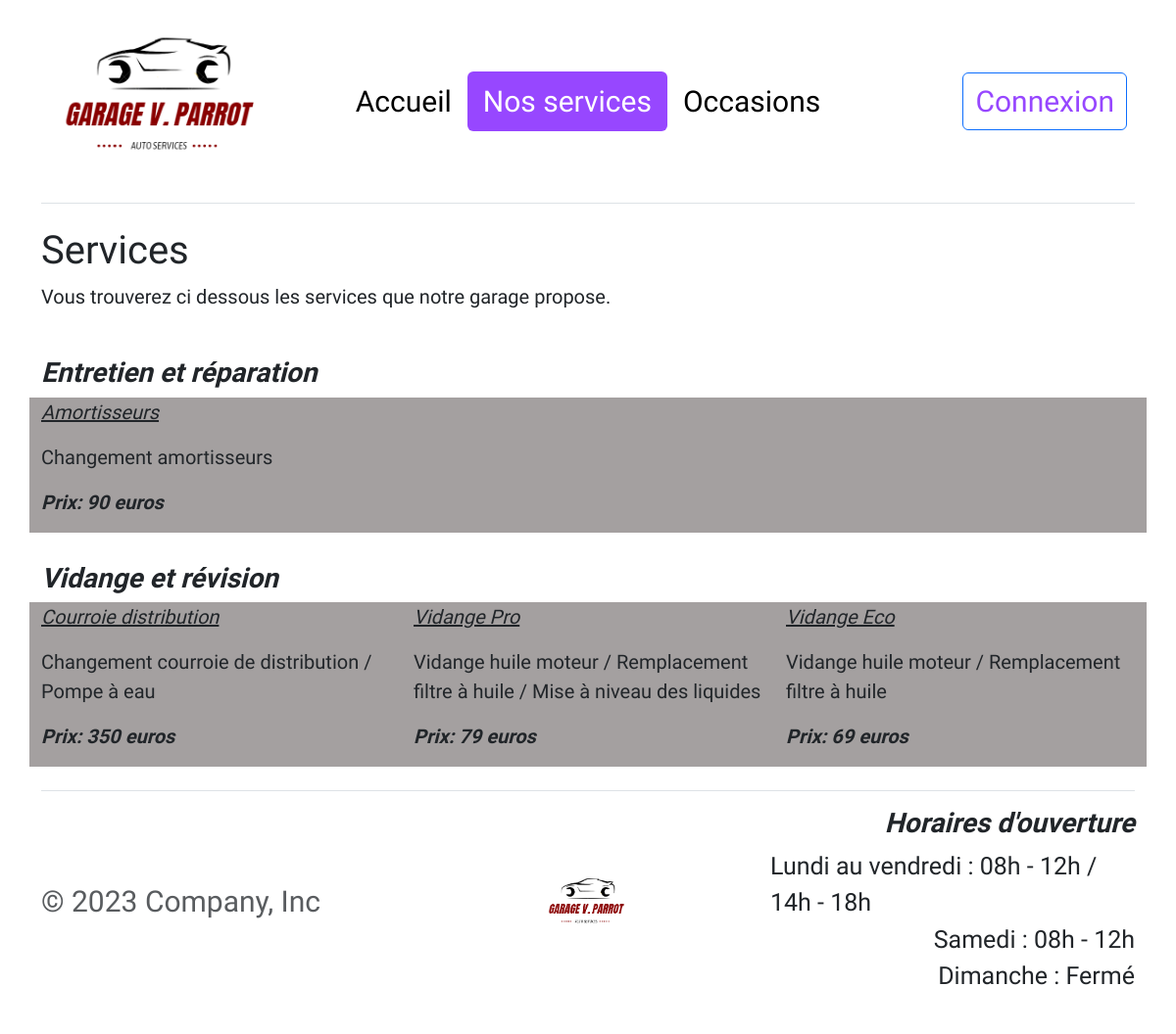
/services.php, run on the app's committed database.
### tables this page shows
CREATE TABLE `services` (
    id INT PRIMARY KEY NOT NULL AUTO_INCREMENT,
    category VARCHAR(255) NOT NULL,
    title VARCHAR(255) NOT NULL,
    description TEXT NOT NULL,
    price INT NOT NULL,
    id_users INT REFERENCES users(id)
);

### library/service.php (called while the page is built, shortened)
<?php
function getServices(PDO $pdo, int $limit = null, int $page = null ):array|bool
{
    $sql = "SELECT * FROM services ORDER BY id DESC";
    $query = $pdo->prepare($sql);
    $query->execute();
    $result = $query->fetchAll(PDO::FETCH_ASSOC);
    return $result;
}

### templates/service_partial.php (the view)
<div class="feature col font-color-service">
    <p class="title_service"><?=$service['title'];?></p>
    <p><?=$service['description'];?></p>
    <p class="price">Prix: <?=$service['price'];?> euros</p>
</div>

### services.php (shortened to what this page needs)
<?php
    require_once('templates/header.php');
    require_once('library/service.php');
    $services = getServices($pdo);
?>
<h1>Services</h1>
<p>Vous trouverez ci dessous les services que notre garage propose.</p>
<div class="row">
    <h3>Entretien et réparation</h3>
    <?php foreach ($services as $key => $service) {
        if ($service['category'] === 'Entretien et réparation') {
            include('templates/service_partial.php');
        } ?>
    <?php } ?>
</div>
<div class="row">
    <h3>Vidange et révision</h3>
    <?php foreach ($services as $key => $service) {
        if ($service['category'] === 'Vidange et révision') {
            include('templates/service_partial.php');
        } ?>
    <?php } ?>
</div>
<?php
    require_once('templates/footer.php');
?>

### assets/css/style.css (style rules this page uses)
body { font-family: 'Cookie', cursive; font-size: 20px; }
h3, h4, .price, .mark-model-car, .detail-car { font-weight: bold; }
.link_comment, h3, h5, .title, h4, .price, .title_service { font-style: italic; }
.title_service { text-decoration: underline; }
.font-color-service { background-color: #a4a0a0; }

### data on the page
services: title "Amortisseurs", description "Changement amortisseurs", price "90"
services: title "Courroie distribution", description "Changement courroie de distribution / Pompe à eau", price "350"
services: title "Vidange Pro", description "Vidange huile moteur / Remplacement filtre à huile / Mise à niveau des liquides", price "79"
services: title "Vidange Eco", description "Vidange huile moteur / Remplacement filtre à huile", price "69"

### other printed values
$value "Accueil"
$value "Nos services"
$value "Occasions"
